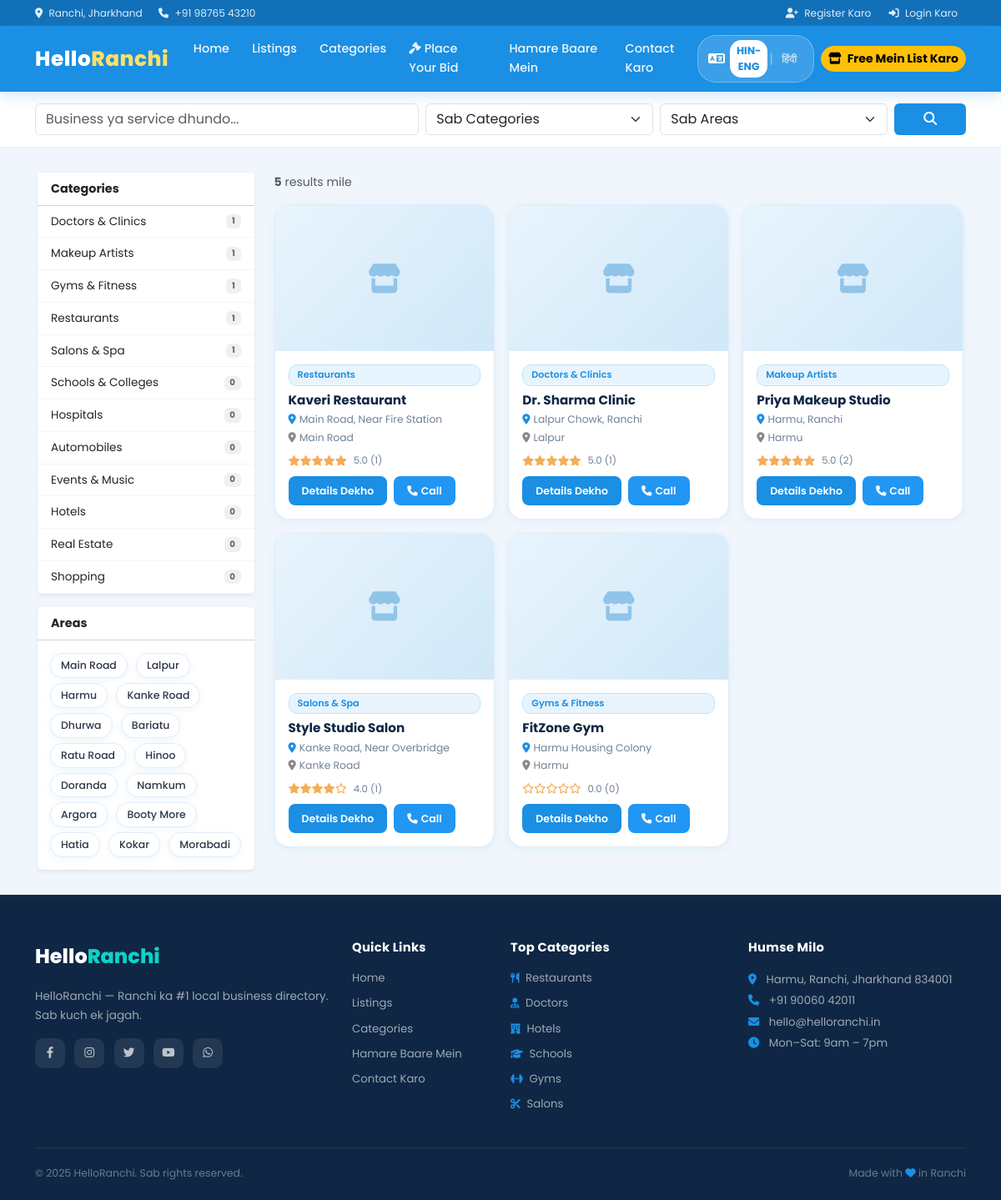
Screenshot of /listings.php with the database file from the repository.
### tables this page shows
CREATE TABLE `categories` (
  `id`   INT AUTO_INCREMENT PRIMARY KEY,
  `name` VARCHAR(100) NOT NULL,
  `icon` VARCHAR(50) DEFAULT 'store'
);

CREATE TABLE `listings` (
  `id`            INT AUTO_INCREMENT PRIMARY KEY,
  `user_id`       INT DEFAULT NULL COMMENT 'shopkeeper who owns this',
  `title`         VARCHAR(200) NOT NULL,
  `description`   TEXT,
  `address`       VARCHAR(300) NOT NULL,
  `area`          VARCHAR(100),
  `phone`         VARCHAR(15),
  `whatsapp`      VARCHAR(15),
  `email`         VARCHAR(150),
  `website`       VARCHAR(255),
  `image`         VARCHAR(255) COMMENT 'main cover image',
  `category_id`   INT,
  `booking_enabled` TINYINT(1) DEFAULT 0,
  `status`        TINYINT(1) DEFAULT 0 COMMENT '0=Pending,1=Live',
  `created_at`    TIMESTAMP DEFAULT CURRENT_TIMESTAMP,
  FOREIGN KEY (`category_id`) REFERENCES `categories`(`id`) ON DELETE SET NULL,
  FOREIGN KEY (`user_id`) REFERENCES `users`(`id`) ON DELETE SET NULL
);

### listings.php (the view, shortened to what this page needs)
<?php
require_once './config/db.php';
require_once './includes/functions.php';
include './includes/header.php';
$search   = trim($_GET['search'] ?? '');
$catId    = (int)($_GET['cat'] ?? 0);
$area     = trim($_GET['area'] ?? '');
$page     = max(1, (int)($_GET['page'] ?? 1));
$perPage  = 12;
$offset   = ($page - 1) * $perPage;
$where  = ["l.status = 1"];
$params = [];
$whereSQL = implode(' AND ', $where);
$countStmt = $pdo->prepare("SELECT COUNT(*) FROM listings l WHERE $whereSQL");
$countStmt->execute($params);
$total     = (int)$countStmt->fetchColumn();
$stmt = $pdo->prepare("
    SELECT l.*, c.name as cat_name,
           COALESCE(AVG(r.rating),0) as avg_rating,
           COUNT(r.id) as review_count
    FROM listings l
    LEFT JOIN categories c ON l.category_id = c.id
    LEFT JOIN reviews r ON r.listing_id = l.id
    WHERE $whereSQL
    GROUP BY l.id
    ORDER BY l.created_at DESC
    LIMIT $perPage OFFSET $offset
");
$stmt->execute($params);
$listings = $stmt->fetchAll();
$categories = $pdo->query("SELECT c.*, COUNT(l.id) as cnt FROM categories c LEFT JOIN listings l ON l.category_id = c.id AND l.status=1 GROUP BY c.id ORDER BY cnt DESC")->fetchAll();
$areas = ['Main Road','Lalpur','Harmu','Kanke Road','Dhurwa','Bariatu','Ratu Road','Hinoo','Doranda','Namkum','Argora','Booty More','Hatia','Kokar','Morabadi'];
?>
<div style="background:#fff;border-bottom:1px solid #eee;padding:14px 0;">
  <div class="container">
    <form method="GET" class="row g-2 align-items-center">
      <div class="col-12 col-md-5">
        <input type="text" name="search" class="form-control" value="<?= e($search) ?>" placeholder="Business ya service dhundo...">
      </div>
      <div class="col-6 col-md-3">
        <select name="cat" class="form-select">
          <option value="">Sab Categories</option>
        </select>
      </div>
      <div class="col-6 col-md-3">
        <select name="area" class="form-select">
          <option value="">Sab Areas</option>
        </select>
      </div>
      <div class="col-12 col-md-1">
        <button type="submit" class="btn w-100 text-white fw-bold" style="background:var(--primary);">
          <i class="fas fa-search"></i>
        </button>
      </div>
    </form>
  </div>
</div>
<div class="container" style="padding:30px 15px;">
  <div class="row g-4">
    <div class="col-lg-3 d-none d-lg-block">
      <div class="card border-0 shadow-sm mb-3">
        <div class="card-header bg-white fw-bold" style="font-size:0.9rem;">Categories</div>
        <div class="card-body p-0">
          <?php foreach ($categories as $c): ?>
          <a href="listings.php?cat=<?= $c['id'] ?>"
             class="d-flex justify-content-between align-items-center px-3 py-2 text-decoration-none <?= $catId == $c['id'] ? 'text-white' : 'text-dark' ?>"
             style="font-size:0.85rem;border-bottom:1px solid #f5f5f5;<?= $catId == $c['id'] ? 'background:var(--primary);' : '' ?>">
            <span><?= e($c['name']) ?></span>
            <span class="badge" style="background:<?= $catId == $c['id'] ? 'rgba(255,255,255,0.3)' : '#f0f0f0' ?>;color:<?= $catId == $c['id'] ? '#fff' : '#666' ?>;"><?= $c['cnt'] ?></span>
          </a>
          <?php endforeach; ?>
        </div>
      </div>
      <div class="card border-0 shadow-sm">
        <div class="card-header bg-white fw-bold" style="font-size:0.9rem;">Areas</div>
        <div class="card-body" style="padding:12px;">
          <?php foreach ($areas as $a): ?>
          <a href="listings.php?area=<?= urlencode($a) ?><?= $catId ? '&cat='.$catId : '' ?>"
             class="area-chip <?= $area === $a ? 'active' : '' ?>"
             style="<?= $area === $a ? 'background:var(--primary);color:#fff;border-color:var(--primary);' : '' ?>font-size:0.78rem;padding:4px 12px;margin:3px;">
            <?= $a ?>
          </a>
          <?php endforeach; ?>
        </div>
      </div>
    </div>
    <div class="col-lg-9">
      <div class="d-flex justify-content-between align-items-center mb-3 flex-wrap gap-2">
        <p class="mb-0 text-muted" style="font-size:0.88rem;">
          <strong><?= $total ?></strong> results mile
        </p>
      </div>
      <?php if (empty($listings)): ?>
        <div class="text-center py-5">
          <i class="fas fa-search fa-3x mb-3" style="color:#ddd;"></i>
          <h5 class="text-muted">Koi result nahi mila</h5>
          <p class="text-muted" style="font-size:0.85rem;">Alag keywords ya area try karo</p>
          <a href="listings.php" class="btn btn-sm text-white" style="background:var(--primary);">Sab Listings Dekho</a>
        </div>
      <?php else: ?>
        <div class="row g-3">
          <?php foreach ($listings as $item): ?>
          <div class="col-sm-6 col-xl-4">
            <div class="listing-card">
              <?php if (!empty($item['image']) && file_exists('./uploads/listings/' . $item['image'])): ?>
                <img src="./uploads/listings/<?= e($item['image']) ?>" alt="<?= e($item['title']) ?>">
              <?php else: ?>
                <div class="no-img-placeholder"><i class="fas fa-store"></i></div>
              <?php endif; ?>
              <div class="card-body">
                <span class="badge-cat"><?= e($item['cat_name'] ?? 'General') ?></span>
                <h6><?= e($item['title']) ?></h6>
                <p class="address"><i class="fas fa-map-marker-alt me-1" style="color:var(--primary);"></i><?= e(truncate($item['address'], 50)) ?></p>
                <?php if ($item['area']): ?>
                  <p class="address mb-1"><i class="fas fa-location-dot me-1" style="color:#888;"></i><?= e($item['area']) ?></p>
                <?php endif; ?>
                <div class="d-flex align-items-center gap-2 mt-1">
                  <span class="rating-stars"><?= renderStars((float)$item['avg_rating']) ?></span>
                  <span class="rating-count"><?= number_format($item['avg_rating'],1) ?> (<?= $item['review_count'] ?>)</span>
                </div>
                <div class="d-flex gap-2 mt-2 flex-wrap">
                  <a href="details.php?id=<?= $item['id'] ?>" class="btn-view">Details Dekho</a>
                  <?php if (!empty($item['phone'])): ?>
                    <a href="tel:+91<?= e($item['phone']) ?>" class="btn-view" style="background:#2196f3;">
                      <i class="fas fa-phone me-1"></i>Call
                    </a>
                  <?php endif; ?>
                </div>
              </div>
            </div>
          </div>
          <?php endforeach; ?>
        </div>
      <?php endif; ?>
    </div>
  </div>
</div>
<?php include './includes/footer.php'; ?>

### includes/functions.php (shortened to what this page needs)
<?php
function e(string $str): string {
    return htmlspecialchars($str, ENT_QUOTES, 'UTF-8');
}
function renderStars(float $rating): string {
    $html = '';
    for ($i = 1; $i <= 5; $i++) {
        if ($rating >= $i)       $html .= '<i class="fas fa-star"></i>';
        elseif ($rating >= $i - 0.5) $html .= '<i class="fas fa-star-half-alt"></i>';
        else                     $html .= '<i class="far fa-star"></i>';
    }
    return $html;
}
function truncate(string $text, int $len = 80): string {
    return mb_strlen($text) > $len ? mb_substr($text, 0, $len) . '…' : $text;
}

### rows the page displays
categories: name "Doctors & Clinics", cnt "1"
categories: name "Makeup Artists", cnt "1"
categories: name "Gyms & Fitness", cnt "1"
categories: name "Restaurants", cnt "1"
categories: name "Salons & Spa", cnt "1"
categories: name "Schools & Colleges", cnt "0"
categories: name "Hospitals", cnt "0"
categories: name "Automobiles", cnt "0"
categories: name "Events & Music", cnt "0"
categories: name "Hotels", cnt "0"
categories: name "Real Estate", cnt "0"
categories: name "Shopping", cnt "0"
listings: category.name "Restaurants", title "Kaveri Restaurant", address "Main Road, Near Fire Station", area "Main Road", avg_rating "5.0", review_count "1"
listings: category.name "Doctors & Clinics", title "Dr. Sharma Clinic", address "Lalpur Chowk, Ranchi", area "Lalpur", avg_rating "5.0", review_count "1"
listings: category.name "Makeup Artists", title "Priya Makeup Studio", address "Harmu, Ranchi", area "Harmu", avg_rating "5.0", review_count "2"
listings: category.name "Salons & Spa", title "Style Studio Salon", address "Kanke Road, Near Overbridge", area "Kanke Road", avg_rating "4.0", review_count "1"
listings: category.name "Gyms & Fitness", title "FitZone Gym", address "Harmu Housing Colony", area "Harmu", avg_rating "0.0", review_count "0"

### other values shown
$a "Main Road"
$a "Lalpur"
$a "Harmu"
$a "Kanke Road"
$a "Dhurwa"
$a "Bariatu"
$a "Ratu Road"
$a "Hinoo"
$a "Doranda"
$a "Namkum"
$a "Argora"
$a "Booty More"
$a "Hatia"
$a "Kokar"
$a "Morabadi"
